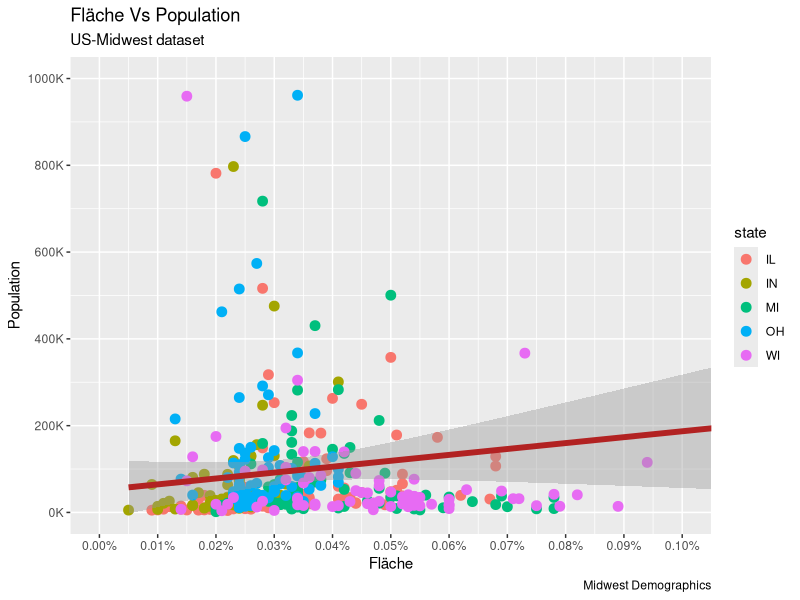

Recreate this plot in R.
## ---- chunk 1

x <- c(1, 2, 3, 4, 5)
y <- c(5, 6, 7, 8, 9)

## ---- chunk 2
# Addition mit Skalaren
x + 100

1:5 + 10
## ---- chunk 3
x + y
y - x
(x + y) / 10

## ---- chunk 4
a <- c(0, 1, NA, 3, 4)
mean(a)
## ---- chunk 5

mean(a, na.rm = TRUE)

## ---- chunk 6
b <- na.omit(a)
mean(b)
## ---- chunk 7
# Laden des Packages ggplot2
  library(ggplot2)
## ---- chunk 8
  
  gg <- ggplot(midwest, aes(x=area, y=poptotal)) + 
    geom_point(aes(col=state), size=3) +
    geom_smooth(method="lm", col="firebrick", size=2) + 
    coord_cartesian(xlim=c(0, 0.1), ylim=c(0, 1000000)) + 
    labs(title="Fläche Vs Population", 
         subtitle="US-Midwest dataset", 
         y="Population", x="Fläche", 
         caption="Midwest Demographics")
  
# Achsenbeschriftung ändern
  gg + scale_x_continuous(breaks=seq(0, 0.1, 0.01), 
                          labels = sprintf("%1.2f%%", 
                                           seq(0, 0.1, 0.01))) + 
    scale_y_continuous(breaks=seq(0, 1000000, 200000), 
                       labels = function(x){paste0(x/1000, 'K')})
  
